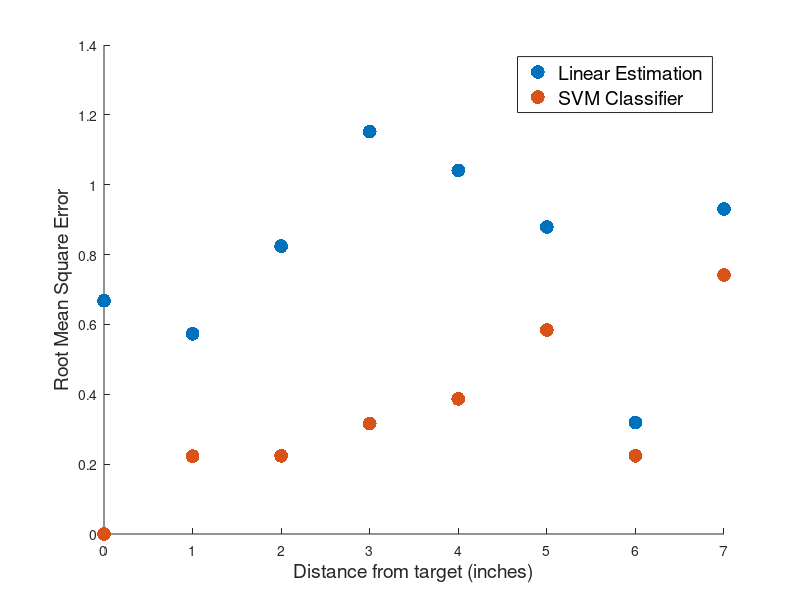

The MATLAB source for this figure:
y = [0,1,2,3,4,5,6,7];
xle = [0.668 0.573 0.824 1.152 1.041 0.879 0.319 0.931];
xsvm = [0 0.223 0.224 0.316 0.387 0.584 0.224 0.741];
scatter(y,xle,100,'filled')
hold on;
scatter(y,xsvm,100,'filled');
hold off;
lg = legend('Linear Estimation','SVM Classifier');
set(lg, 'FontSize',14)
xlabel('Distance from target (inches)','FontSize',14);
ylabel('Root Mean Square Error','fontsize',14);
